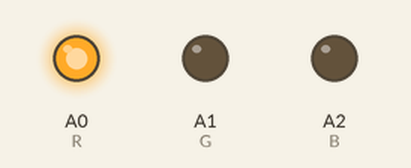
Bench run of a sketch on a simulated Arduino Uno, built with avr-gcc and run on an emulated ATmega328P. Parts: output pins drawn as LEDs (lit = HIGH).

Above: at 0.02 s.
At 0.27 s:
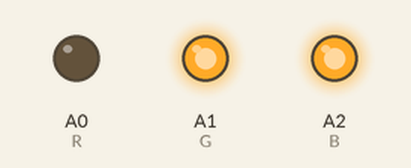
At 0.67 s:
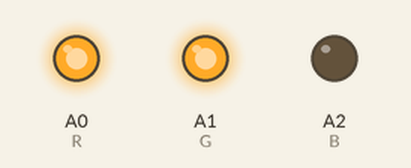
At 1.47 s:
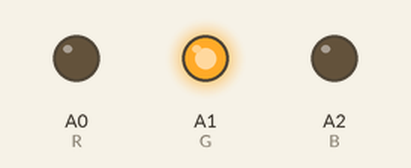
At 2.27 s:
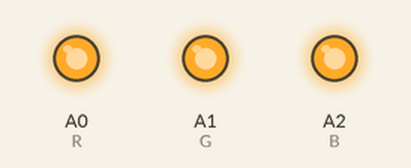
At 2.92 s:
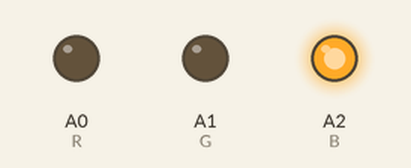
Timing chart, 0 to 3.2 s (numbered marks = the images above):
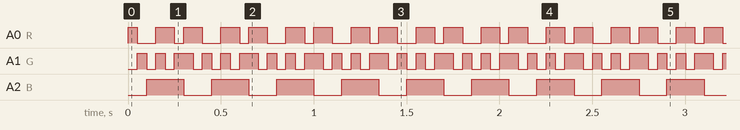

The sketch:

Lab1-2.ino
```cpp
int B = A2;
int G = A1;
int R = A0;

void setup() {
  pinMode(R,OUTPUT);
  pinMode(G,OUTPUT);
  pinMode(B,OUTPUT);

}

void loop() {
  setColor(255, 0, 0); // Red Color
  delay(50);
  setColor(0, 255, 0); // Green Color
  delay(50);
  setColor(0, 0, 255); // Blue Color
  delay(50);
  setColor(255, 255, 255); // White Color
  delay(50);
  setColor(255, 0, 255); // Purple Color
  delay(50);
  setColor(0, 255, 255); // Cyan Color
  delay(50);
  setColor(255, 255, 0); // Yellow Color
  delay(50);

}

void setColor(int redValue, int greenValue, int blueValue) {
  analogWrite(R,redValue);
  analogWrite(G,greenValue);
  analogWrite(B,blueValue);
}
```

Measured:
- by itself, A0 (R): alternates HIGH for 0.10 s and LOW for 0.08 s
- by itself, A1 (G): alternates HIGH for 0.05 s and LOW for 0.05 s
- by itself, A2 (B): alternates HIGH for 0.20 s and LOW for 0.15 s
